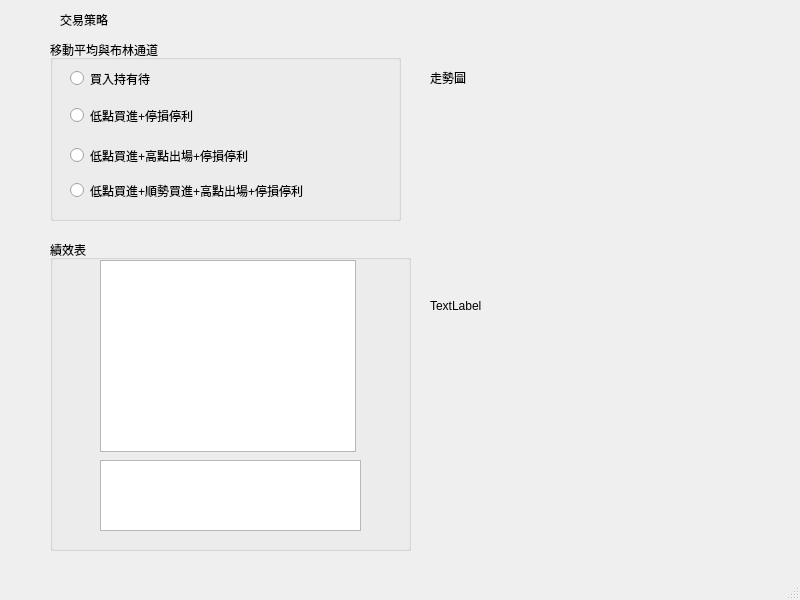
<?xml version="1.0" encoding="UTF-8"?>
<ui version="4.0">
 <class>MainWindow</class>
 <widget class="QMainWindow" name="MainWindow">
  <property name="geometry">
   <rect>
    <x>0</x>
    <y>0</y>
    <width>800</width>
    <height>600</height>
   </rect>
  </property>
  <property name="windowTitle">
   <string>MainWindow</string>
  </property>
  <widget class="QWidget" name="centralwidget">
   <widget class="QGroupBox" name="groupBox">
    <property name="geometry">
     <rect>
      <x>50</x>
      <y>40</y>
      <width>351</width>
      <height>181</height>
     </rect>
    </property>
    <property name="title">
     <string>移動平均與布林通道</string>
    </property>
    <widget class="QRadioButton" name="radioButton">
     <property name="geometry">
      <rect>
       <x>20</x>
       <y>28</y>
       <width>111</width>
       <height>21</height>
      </rect>
     </property>
     <property name="text">
      <string>買入持有待</string>
     </property>
    </widget>
    <widget class="QRadioButton" name="radioButton_2">
     <property name="geometry">
      <rect>
       <x>20</x>
       <y>60</y>
       <width>161</width>
       <height>31</height>
      </rect>
     </property>
     <property name="text">
      <string>低點買進+停損停利</string>
     </property>
    </widget>
    <widget class="QRadioButton" name="radioButton_3">
     <property name="geometry">
      <rect>
       <x>20</x>
       <y>100</y>
       <width>231</width>
       <height>31</height>
      </rect>
     </property>
     <property name="text">
      <string>低點買進+高點出場+停損停利</string>
     </property>
    </widget>
    <widget class="QRadioButton" name="radioButton_4">
     <property name="geometry">
      <rect>
       <x>20</x>
       <y>130</y>
       <width>331</width>
       <height>41</height>
      </rect>
     </property>
     <property name="text">
      <string>低點買進+順勢買進+高點出場+停損停利</string>
     </property>
    </widget>
   </widget>
   <widget class="QGroupBox" name="groupBox_2">
    <property name="geometry">
     <rect>
      <x>50</x>
      <y>240</y>
      <width>361</width>
      <height>311</height>
     </rect>
    </property>
    <property name="title">
     <string>績效表</string>
    </property>
    <widget class="QTableWidget" name="tableWidget">
     <property name="geometry">
      <rect>
       <x>50</x>
       <y>20</y>
       <width>256</width>
       <height>192</height>
      </rect>
     </property>
    </widget>
    <widget class="QTableWidget" name="tableWidget_2">
     <property name="geometry">
      <rect>
       <x>50</x>
       <y>220</y>
       <width>261</width>
       <height>71</height>
      </rect>
     </property>
    </widget>
   </widget>
   <widget class="QLabel" name="label">
    <property name="geometry">
     <rect>
      <x>430</x>
      <y>70</y>
      <width>58</width>
      <height>15</height>
     </rect>
    </property>
    <property name="text">
     <string>走勢圖</string>
    </property>
   </widget>
   <widget class="QLabel" name="label_2">
    <property name="geometry">
     <rect>
      <x>430</x>
      <y>130</y>
      <width>351</width>
      <height>351</height>
     </rect>
    </property>
    <property name="text">
     <string>TextLabel</string>
    </property>
   </widget>
   <widget class="QLabel" name="label_3">
    <property name="geometry">
     <rect>
      <x>60</x>
      <y>10</y>
      <width>71</width>
      <height>20</height>
     </rect>
    </property>
    <property name="text">
     <string>交易策略</string>
    </property>
   </widget>
  </widget>
  <widget class="QMenuBar" name="menubar">
   <property name="geometry">
    <rect>
     <x>0</x>
     <y>0</y>
     <width>800</width>
     <height>25</height>
    </rect>
   </property>
  </widget>
  <widget class="QStatusBar" name="statusbar"/>
 </widget>
 <resources/>
 <connections/>
</ui>
